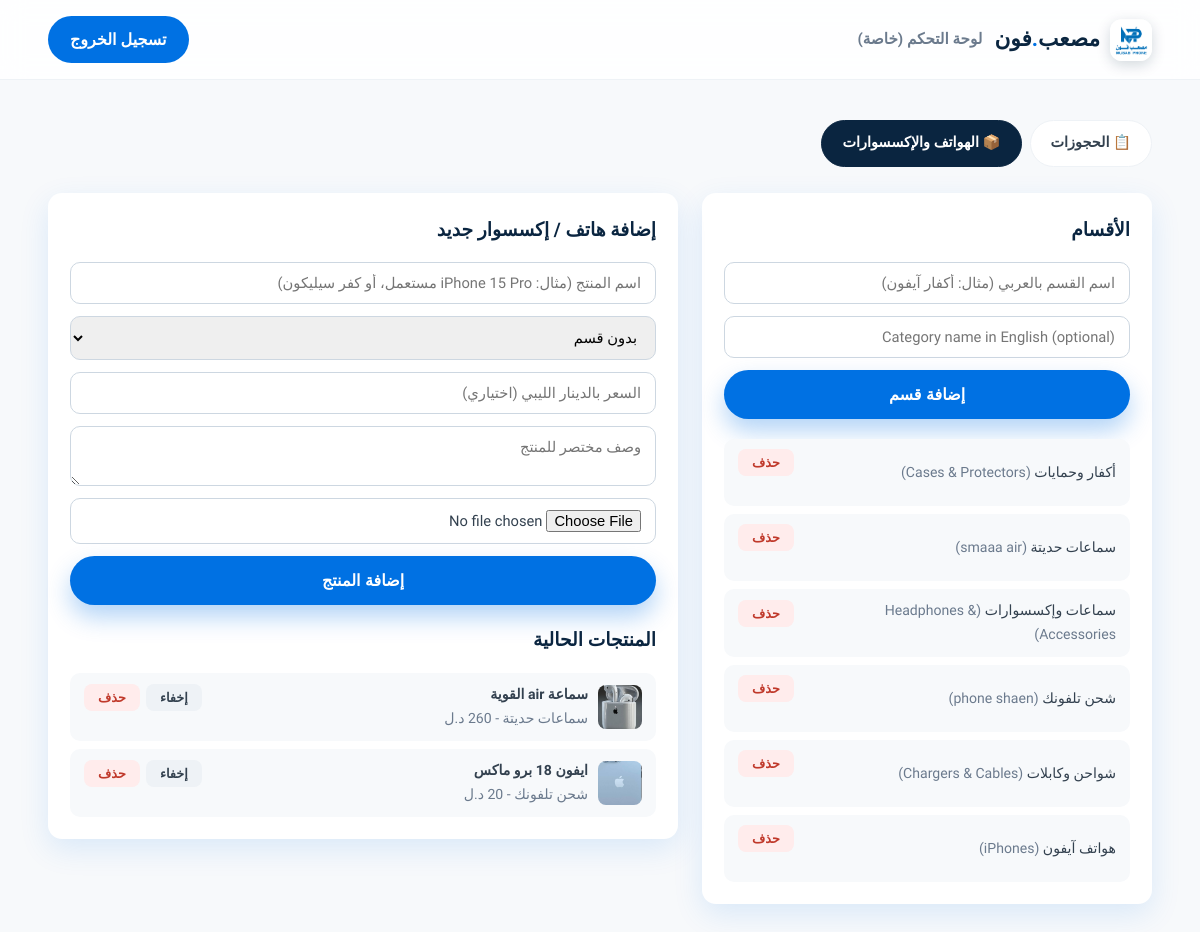
Before: /admin/catalog (signed in) with the older database file.
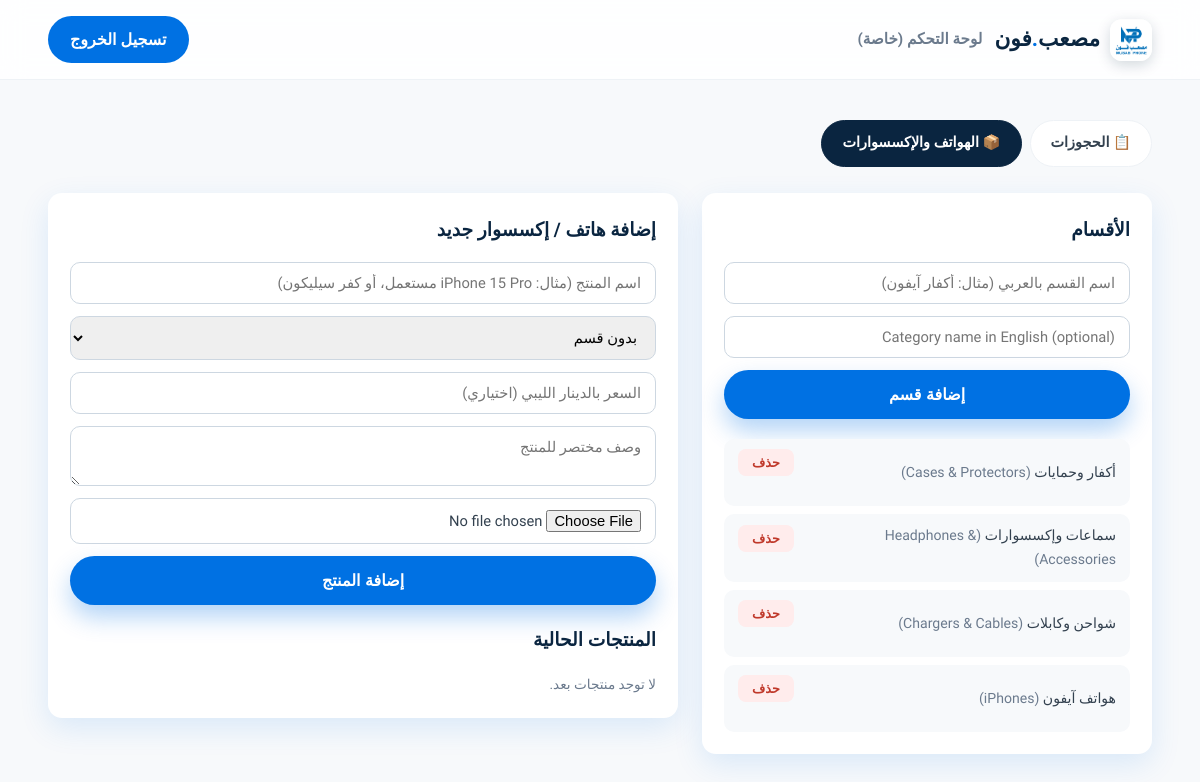
After: the same page with the newer database file.
### tables this page shows
CREATE TABLE categories (
            id INTEGER PRIMARY KEY AUTOINCREMENT,
            name_ar TEXT NOT NULL,
            name_en TEXT,
            created_at TEXT NOT NULL
        );

CREATE TABLE products (
            id INTEGER PRIMARY KEY AUTOINCREMENT,
            category_id INTEGER,
            name TEXT NOT NULL,
            description TEXT,
            price REAL DEFAULT 0,
            image TEXT,
            active INTEGER DEFAULT 1,
            created_at TEXT NOT NULL,
            FOREIGN KEY(category_id) REFERENCES categories(id)
        );

### app.py (the view)
    @app.route("/admin/catalog")
    def admin_catalog():
        if not admin_required():
            return redirect(url_for("admin"))
        conn = get_db()
        categories = conn.execute("SELECT * FROM categories ORDER BY name_ar").fetchall()
        products = conn.execute(
            "SELECT p.*, c.name_ar AS cat_ar FROM products p "
            "LEFT JOIN categories c ON c.id = p.category_id ORDER BY p.created_at DESC"
        ).fetchall()
        conn.close()
        return render_template(
            "admin.html",
            categories=categories,
            products=products,
            stock=get_stock_status(),
            active_tab="catalog",
        )

### app.py (called while the page is built)
def get_db():
    conn = sqlite3.connect(DB_PATH)
    conn.row_factory = sqlite3.Row
    return conn

def get_reserved_count():
    conn = get_db()
    row = conn.execute("SELECT COUNT(*) AS c FROM reservations").fetchone()
    conn.close()
    return row["c"] if row else 0

def get_stock_status():
    reserved = get_reserved_count()
    remaining = max(TOTAL_STOCK - reserved, 0)
    percent = round((reserved / TOTAL_STOCK) * 100) if TOTAL_STOCK else 0
    percent = min(percent, 100)
    return {
        "total": TOTAL_STOCK,
        "reserved": reserved,
        "remaining": remaining,
        "percent": percent,
        "sold_out": remaining <= 0,
    }

def get_lang():
    lang = session.get("lang", "ar")
    return lang if lang in TRANSLATIONS else "ar"

@app.context_processor
def inject_lang_helpers():
    lang = get_lang()
    return {"t": TRANSLATIONS[lang], "lang": lang}

    def admin_required():
        return session.get("is_admin") is True

### templates/admin.html (shortened to what this page needs)
<!DOCTYPE html>
<html lang="ar" dir="rtl">
<head>
  <link rel="stylesheet" href="{{ url_for('static', filename='css/style.css') }}">
</head>
<body>
{% import "_logo.html" as L %}
  <header class="navbar">
    <div class="container">
      <div style="display:flex; align-items:center; gap:12px;">
        {{ L.logo("admin") }}
        <span style="color:var(--gray-500); font-weight:700; font-size:0.95rem;">لوحة التحكم (خاصة)</span>
      </div>
      <a href="{{ url_for('admin_logout') }}" class="btn-nav">تسجيل الخروج</a>
    </div>
  </header>
  <div class="container admin-wrap">
    <div class="admin-tabs">
      <a href="{{ url_for('admin') }}" class="{{ 'active' if active_tab == 'reservations' else '' }}">📋 الحجوزات</a>
      <a href="{{ url_for('admin_catalog') }}" class="{{ 'active' if active_tab == 'catalog' else '' }}">📦 الهواتف والإكسسوارات</a>
    </div>
    {% if active_tab == 'catalog' %}
    <div class="catalog-grid">
      <div class="panel">
        <h3>الأقسام</h3>
        <form action="{{ url_for('admin_add_category') }}" method="POST">
          <input type="text" name="name_ar" placeholder="اسم القسم بالعربي (مثال: أكفار آيفون)" required>
          <input type="text" name="name_en" placeholder="Category name in English (optional)">
          <button type="submit" class="btn btn-primary">إضافة قسم</button>
        </form>
        <div class="cat-list">
          {% for c in categories %}
          <div class="cat-row">
            <span>{{ c.name_ar }} {% if c.name_en %}<span style="color:var(--gray-500);">({{ c.name_en }})</span>{% endif %}</span>
            <form action="{{ url_for('admin_delete_category', cat_id=c.id) }}" method="POST" onsubmit="return confirm('حذف هذا القسم؟');">
              <button type="submit" class="del-btn">حذف</button>
            </form>
          </div>
          {% else %}
          <p style="color:var(--gray-500); font-size:0.85rem;">لا توجد أقسام بعد.</p>
          {% endfor %}
        </div>
      </div>
      <div class="panel">
        <h3>إضافة هاتف / إكسسوار جديد</h3>
        <form action="{{ url_for('admin_add_product') }}" method="POST" enctype="multipart/form-data">
          <input type="text" name="name" placeholder="اسم المنتج (مثال: iPhone 15 Pro مستعمل، أو كفر سيليكون)" required>
          <select name="category_id">
            <option value="">بدون قسم</option>
          </select>
          <input type="number" step="0.01" name="price" placeholder="السعر بالدينار الليبي (اختياري)">
          <textarea name="description" rows="2" placeholder="وصف مختصر للمنتج"></textarea>
          <input type="file" name="image" accept="image/*">
          <button type="submit" class="btn btn-primary">إضافة المنتج</button>
        </form>
        <h3 style="margin-top:10px;">المنتجات الحالية</h3>
        <div class="prod-list">
          {% for p in products %}
          <div class="prod-row">
            <div class="prod-main">
              {% if p.image %}
              <img src="{{ url_for('static', filename='img/products/' ~ p.image) }}" alt="">
              {% endif %}
              <div>
                <strong>{{ p.name }}</strong>
                <div style="color:var(--gray-500);">{{ p.cat_ar or "بدون قسم" }} {% if p.price %}- {{ "{:,.0f}".format(p.price) }} د.ل{% endif %} {% if not p.active %}- <span style="color:#c0392b;">غير مفعّل</span>{% endif %}</div>
              </div>
            </div>
            <div style="display:flex; gap:6px;">
              <form action="{{ url_for('admin_toggle_product', prod_id=p.id) }}" method="POST">
                <button type="submit" class="toggle-btn">{{ "إخفاء" if p.active else "إظهار" }}</button>
              </form>
              <form action="{{ url_for('admin_delete_product', prod_id=p.id) }}" method="POST" onsubmit="return confirm('حذف هذا المنتج؟');">
                <button type="submit" class="del-btn">حذف</button>
              </form>
            </div>
          </div>
          {% else %}
          <p style="color:var(--gray-500); font-size:0.85rem;">لا توجد منتجات بعد.</p>
          {% endfor %}
        </div>
      </div>
    </div>
    {% endif %}
  </div>
</body>
</html>

Changed rows visible on the page:
removed categories: name_ar "سماعات حديتة", name_en "smaaa air"
removed categories: name_ar "شحن تلفونك", name_en "phone shaen"
removed products: image (picture), name "سماعة air القوية", name_ar "سماعات حديتة", active "إخفاء"
removed products: image (picture), name "ايفون 18 برو ماكس", name_ar "شحن تلفونك", price "20", active "إخفاء"
Other visible differences:
text now shown: "لا توجد منتجات بعد."
